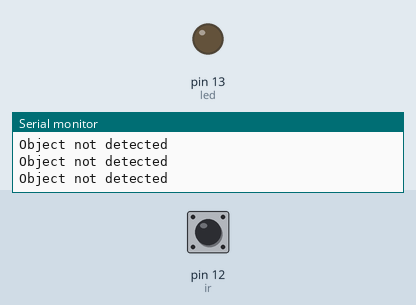
The sketch below on a simulated Arduino Uno, built with avr-gcc and run on an emulated ATmega328P. Shown: output pins drawn as LEDs (lit = HIGH), the last lines printed to the serial monitor. Dashed ring = blinking. Inputs (shaded band) come from the test bench; at power-on: pin 12 (ir) HIGH.

Above: at 1.2 s.
1.3 s: pin 12 (ir) driven LOW
At 1.9 s:
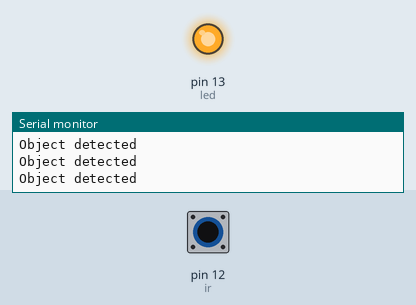
2.8 s: pin 12 (ir) driven HIGH
At 3.3 s:
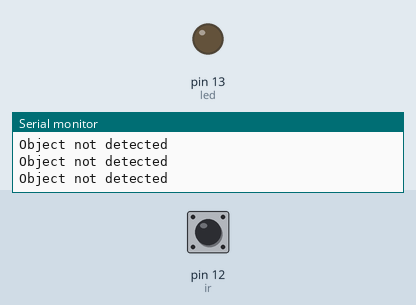
5.8 s: pin 12 (ir) pulsed LOW 2 times (0.12 s each, 0.3 s apart)
At 5.88 s:
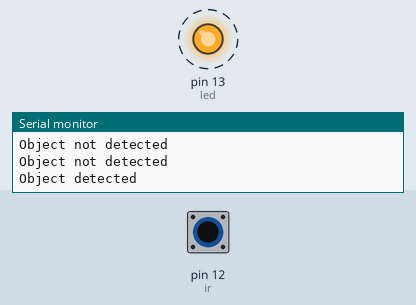
9.4 s: pin 12 (ir) pulsed LOW 5 times (0.12 s each, 0.3 s apart)
At 11.0 s:
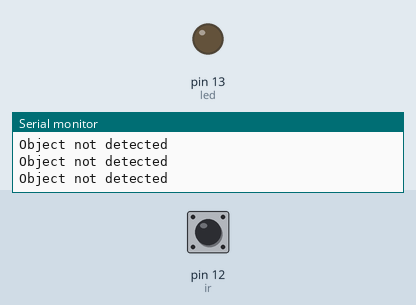
Timing chart, 0 to 12.5 s (numbered marks = the images above; inputs shaded):
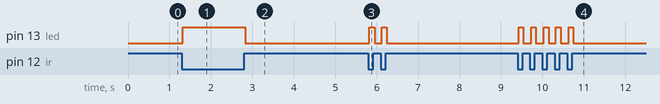

Measured:
- after the input at 1.3 s, pin 13 (led): LOW → HIGH at once
- after the input at 2.8 s, pin 13 (led): HIGH → LOW at once
- after the input at 5.8 s, pin 13 (led): alternates HIGH for 0.13 s and LOW for 0.17 s, 4 changes in all, then stays LOW, starting at once
- after the input at 9.4 s, pin 13 (led): alternates HIGH for 0.11 s and LOW for 0.19 s, 10 changes in all, then stays LOW, starting at once

The sketch:

02-1-IR_Sensor.ino
```cpp
int led = 13;
int ir = 12;
int value = HIGH;
void setup() {
  pinMode(led, OUTPUT);
  pinMode(ir, INPUT);
  Serial.begin(9600);
}

void loop() {
  value = digitalRead(ir);
  if (value == LOW) {
    Serial.println("Object detected");
    digitalWrite(led, HIGH);
  } else {
    Serial.println("Object not detected");
    digitalWrite(led, LOW);
  }
}
```
